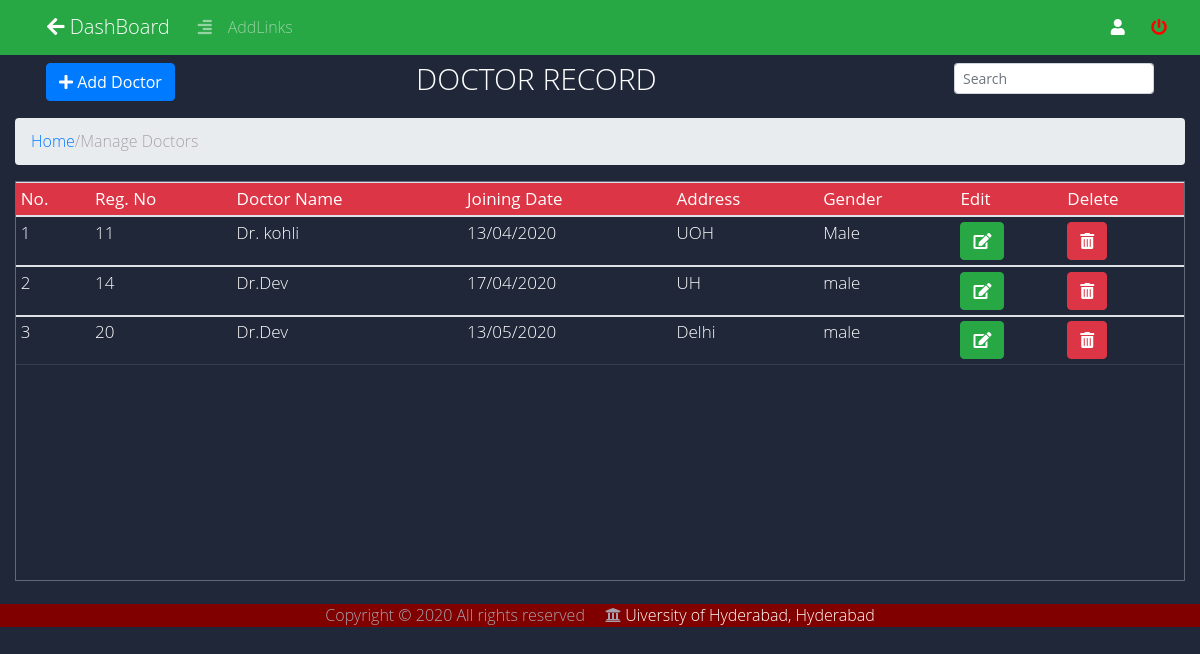
Screenshot of /employee/doctor.php (signed in) with the database file from the repository.
### tables this page shows
CREATE TABLE `doctor` (
  `doctor_id` varchar(30) NOT NULL,
  `doctor_name` varchar(30) NOT NULL,
  `Join_date` date NOT NULL,
  `address` varchar(30) DEFAULT NULL,
  `gender` varchar(10) DEFAULT NULL
);

### employee/doctor.php (the view, shortened to what this page needs)
<!DOCTYPE html>
<html lang="en">
<?php include ("includes/admin_header.php"); ?>
<body>
<?php include("includes/admin_navbar.php"); ?>
    <div class="col-lg-12 m-auto" style="background-color: #1F2739;"><br><br>
		<nav class="navbar">
		  	<div class="container-fluid">
		  		<button type="button" class="btn btn-primary" data-toggle="modal" data-target="#drugmodal">
					<i class="fa fa-plus" aria-hidden="true"></i>&nbsp;Add Doctor
				</button>
				<ul class="nav navbar-nav">
		      		<h2 id="h">Doctor Record</h2>
		    	</ul>
		    	<ul>
		    		<div class='input-group' id="in">
		    			<input class="form-control form-control-sm ml-3 w-75"  type="text" placeholder="Search" name="" id="search" onkeyup="searchfun()"  aria-label="Search">
						</div>
		  		</ul>
		 	</div>
		</nav>
	</div>
	<div class="col-lg-12 m-auto">
		<ol class="breadcrumb">
		  <li><a href="index.php">Home</a></li> /
		  <li class="active">Manage Doctors</li>
		</ol>
		<div class="tbl-content">
			<table id="doctorTable"class="table table-sm table table-hover">
				<thead class="badge-danger">
					<tr>
					    <th>No.</th>
					    <th>Reg. No</th>
					    <th>Doctor Name</th>
					    <th>Joining Date</th>
					    <th>Address</th>
					    <th>Gender</th>
					    <th>Edit</th>
					    <th>Delete</th>
					</tr>
				</thead>
				<?php
					$query = "SELECT doctor_id,doctor_name,DATE_FORMAT(Join_date, '%d/%m/%Y') AS doj,address,gender FROM doctor ORDER BY doctor_name ASC;";
					$run = mysqli_query($conn,$query);
					$counter=1;
					if($run)
					{
						while($row = mysqli_fetch_array($run))
						{
				?>
				<tbody>
					<tr>
					    <td><?php echo $counter; ?></td>
					    <td><?php echo $row['doctor_id']; ?></td>
						<td><?php echo $row['doctor_name']; ?></td>
						<td><?php echo $row['doj']; ?></td>
						<td><?php echo $row['address']; ?></td>
						<td><?php echo $row['gender']; ?></td>
						<td>
						    <button type="button" class="btn btn-success "><a href="edit_doctor.php?id=<?php echo $row['doctor_id']; ?>" class="text-white"><i class="fas fa-edit"></i></a>
						    </button>
					    </td>
						<td>
						    <button type="button" class="btn btn-danger "><a href="php_action/delete_doctor.php?id=<?php echo $row['doctor_id'];?>" class="text-white" onclick="javascript:return confirm('Do you want to Delete?');"><i class="fas fa-trash-alt"></i></a>
						     </button>
						</td>
					</tr>
				</tbody>
				<?php
							$counter++;
						}
					}
					else
					{
						$msgs="No record found";
						echo $msg;
					}
				?>
		    </table>
		</div>
	</div>
	<?php include ("../footer.php");?>
</body>
</html>

### employee/mycss/mystyle.css (style rules this page uses)
#h { font-size: 30px; color: #fff; text-transform: uppercase; font-weight: 300; margin-bottom: 10px; margin-top: 4px; }
#in { margin-top: 10px; }
table { width:100%; border-radius: 2em; }
.tbl-content { height:400px; overflow-x:auto; margin-top: 1px; border: 1px solid rgba(255,255,255,0.3); }
th { position: sticky; top: 0; padding: 20px 15px; font-weight: 500; font-size: 17px; color: #fff; box-shadow: 0 2px 2px -1px rgba(0, 0, 0, 0.4); }
td { padding: 10px; vertical-align:middle; font-weight: 300; font-size: 17px; color: #fff; border-bottom: solid 1px rgba(255,255,255,0.1); }

### employee/doctor.php (style rules this page uses)
body { font-family: 'Open Sans', sans-serif; font-weight: 300; line-height: 1.42em; color:#A7A1AE; background-color:#1F2739; overflow: hidden; }

### rows the page displays
doctor: doctor_id "11", doctor_name "Dr. kohli", doj "13/04/2020", address "UOH", gender "Male"
doctor: doctor_id "14", doctor_name "Dr.Dev", doj "17/04/2020", address "UH", gender "male"
doctor: doctor_id "20", doctor_name "Dr.Dev", doj "13/05/2020", address "Delhi", gender "male"
